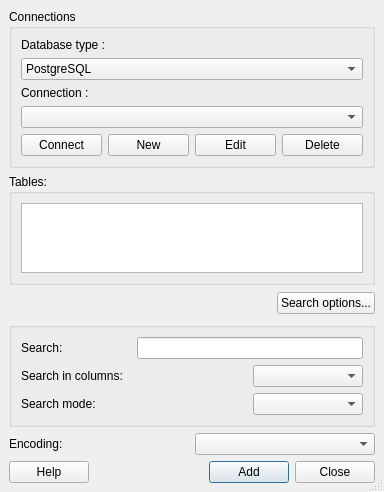
<ui version="4.0" >
 <class>QgsDbSourceSelectBase</class>
 <widget class="QDialog" name="QgsDbSourceSelectBase" >
  <property name="geometry" >
   <rect>
    <x>0</x>
    <y>0</y>
    <width>384</width>
    <height>457</height>
   </rect>
  </property>
  <property name="windowTitle" >
   <string>Add Spatial Table(s)</string>
  </property>
  <property name="windowIcon" >
   <iconset/>
  </property>
  <property name="sizeGripEnabled" >
   <bool>true</bool>
  </property>
  <property name="modal" >
   <bool>true</bool>
  </property>
  <layout class="QVBoxLayout" >
   <property name="margin" >
    <number>9</number>
   </property>
   <property name="spacing" >
    <number>6</number>
   </property>
   <item>
    <widget class="QGroupBox" name="groupBox" >
     <property name="title" >
      <string>Connections</string>
     </property>
     <layout class="QHBoxLayout" >
      <property name="margin" >
       <number>9</number>
      </property>
      <property name="spacing" >
       <number>6</number>
      </property>
      <item>
       <layout class="QVBoxLayout" >
        <property name="margin" >
         <number>0</number>
        </property>
        <property name="spacing" >
         <number>6</number>
        </property>
        <item>
         <widget class="QLabel" name="label" >
          <property name="text" >
           <string>Database type :</string>
          </property>
         </widget>
        </item>
        <item>
         <widget class="QComboBox" name="cmbType" >
          <item>
           <property name="text" >
            <string>PostgreSQL</string>
           </property>
          </item>
          <item>
           <property name="text" >
            <string>OgrPostgreSQL</string>
           </property>
          </item>
          <item>
           <property name="text" >
            <string>OgrMySQL</string>
           </property>
          </item>
          <item>
           <property name="text" >
            <string>OgrOracle</string>
           </property>
          </item>
          <item>
           <property name="text" >
            <string>OgrGeneric</string>
           </property>
          </item>
         </widget>
        </item>
        <item>
         <widget class="QLabel" name="label_2" >
          <property name="text" >
           <string>Connection :</string>
          </property>
         </widget>
        </item>
        <item>
         <widget class="QComboBox" name="cmbConnections" />
        </item>
        <item>
         <layout class="QHBoxLayout" >
          <property name="margin" >
           <number>0</number>
          </property>
          <property name="spacing" >
           <number>6</number>
          </property>
          <item>
           <widget class="QPushButton" name="btnConnect" >
            <property name="text" >
             <string>Connect</string>
            </property>
           </widget>
          </item>
          <item>
           <widget class="QPushButton" name="btnNew" >
            <property name="text" >
             <string>New</string>
            </property>
           </widget>
          </item>
          <item>
           <widget class="QPushButton" name="btnEdit" >
            <property name="text" >
             <string>Edit</string>
            </property>
           </widget>
          </item>
          <item>
           <widget class="QPushButton" name="btnDelete" >
            <property name="text" >
             <string>Delete</string>
            </property>
           </widget>
          </item>
         </layout>
        </item>
       </layout>
      </item>
     </layout>
    </widget>
   </item>
   <item>
    <widget class="QGroupBox" name="groupBox_2" >
     <property name="title" >
      <string>Tables:</string>
     </property>
     <layout class="QGridLayout" >
      <property name="margin" >
       <number>9</number>
      </property>
      <property name="spacing" >
       <number>6</number>
      </property>
      <item row="0" column="0" >
       <widget class="QTreeView" name="mTablesTreeView" >
        <property name="selectionMode" >
         <enum>QAbstractItemView::MultiSelection</enum>
        </property>
       </widget>
      </item>
     </layout>
    </widget>
   </item>
   <item>
    <layout class="QHBoxLayout" >
     <property name="margin" >
      <number>0</number>
     </property>
     <property name="spacing" >
      <number>6</number>
     </property>
     <item>
      <spacer>
       <property name="orientation" >
        <enum>Qt::Horizontal</enum>
       </property>
       <property name="sizeHint" >
        <size>
         <width>305</width>
         <height>25</height>
        </size>
       </property>
      </spacer>
     </item>
     <item>
      <widget class="QPushButton" name="mSearchOptionsButton" >
       <property name="text" >
        <string>Search options...</string>
       </property>
      </widget>
     </item>
    </layout>
   </item>
   <item>
    <widget class="QGroupBox" name="mSearchGroupBox" >
     <property name="title" >
      <string/>
     </property>
     <layout class="QGridLayout" >
      <property name="margin" >
       <number>9</number>
      </property>
      <property name="spacing" >
       <number>6</number>
      </property>
      <item row="0" column="0" >
       <widget class="QLabel" name="mSearchLabel" >
        <property name="text" >
         <string>Search:</string>
        </property>
       </widget>
      </item>
      <item row="2" column="0" colspan="2" >
       <widget class="QLabel" name="mSearchModeLabel" >
        <property name="text" >
         <string>Search mode:</string>
        </property>
       </widget>
      </item>
      <item row="2" column="2" >
       <widget class="QComboBox" name="mSearchModeComboBox" />
      </item>
      <item row="1" column="0" colspan="2" >
       <widget class="QLabel" name="mSearchColumnsLabel" >
        <property name="text" >
         <string>Search in columns:</string>
        </property>
       </widget>
      </item>
      <item row="1" column="2" >
       <widget class="QComboBox" name="mSearchColumnComboBox" />
      </item>
      <item row="0" column="1" colspan="2" >
       <widget class="QLineEdit" name="mSearchTableEdit" />
      </item>
     </layout>
    </widget>
   </item>
   <item>
    <layout class="QHBoxLayout" >
     <property name="margin" >
      <number>0</number>
     </property>
     <property name="spacing" >
      <number>6</number>
     </property>
     <item>
      <widget class="QLabel" name="mEncodingLabel" >
       <property name="text" >
        <string>Encoding:</string>
       </property>
      </widget>
     </item>
     <item>
      <widget class="QComboBox" name="mEncodingComboBox" />
     </item>
    </layout>
   </item>
   <item>
    <layout class="QHBoxLayout" >
     <property name="margin" >
      <number>0</number>
     </property>
     <property name="spacing" >
      <number>6</number>
     </property>
     <item>
      <widget class="QPushButton" name="btnHelp" >
       <property name="enabled" >
        <bool>true</bool>
       </property>
       <property name="text" >
        <string>Help</string>
       </property>
       <property name="shortcut" >
        <string>F1</string>
       </property>
       <property name="autoDefault" >
        <bool>true</bool>
       </property>
      </widget>
     </item>
     <item>
      <spacer>
       <property name="orientation" >
        <enum>Qt::Horizontal</enum>
       </property>
       <property name="sizeType" >
        <enum>QSizePolicy::Expanding</enum>
       </property>
       <property name="sizeHint" >
        <size>
         <width>141</width>
         <height>21</height>
        </size>
       </property>
      </spacer>
     </item>
     <item>
      <widget class="QPushButton" name="btnAdd" >
       <property name="text" >
        <string>Add</string>
       </property>
       <property name="shortcut" >
        <string/>
       </property>
       <property name="autoDefault" >
        <bool>true</bool>
       </property>
       <property name="default" >
        <bool>true</bool>
       </property>
      </widget>
     </item>
     <item>
      <widget class="QPushButton" name="btnCancel" >
       <property name="text" >
        <string>Close</string>
       </property>
       <property name="shortcut" >
        <string/>
       </property>
       <property name="autoDefault" >
        <bool>true</bool>
       </property>
      </widget>
     </item>
    </layout>
   </item>
  </layout>
 </widget>
 <layoutdefault spacing="6" margin="11" />
 <tabstops>
  <tabstop>cmbConnections</tabstop>
  <tabstop>btnConnect</tabstop>
  <tabstop>btnNew</tabstop>
  <tabstop>btnEdit</tabstop>
  <tabstop>btnDelete</tabstop>
  <tabstop>mEncodingComboBox</tabstop>
  <tabstop>btnHelp</tabstop>
  <tabstop>btnAdd</tabstop>
  <tabstop>btnCancel</tabstop>
 </tabstops>
 <resources/>
 <connections>
  <connection>
   <sender>btnCancel</sender>
   <signal>clicked()</signal>
   <receiver>QgsDbSourceSelectBase</receiver>
   <slot>reject()</slot>
   <hints>
    <hint type="sourcelabel" >
     <x>404</x>
     <y>446</y>
    </hint>
    <hint type="destinationlabel" >
     <x>229</x>
     <y>236</y>
    </hint>
   </hints>
  </connection>
 </connections>
</ui>
